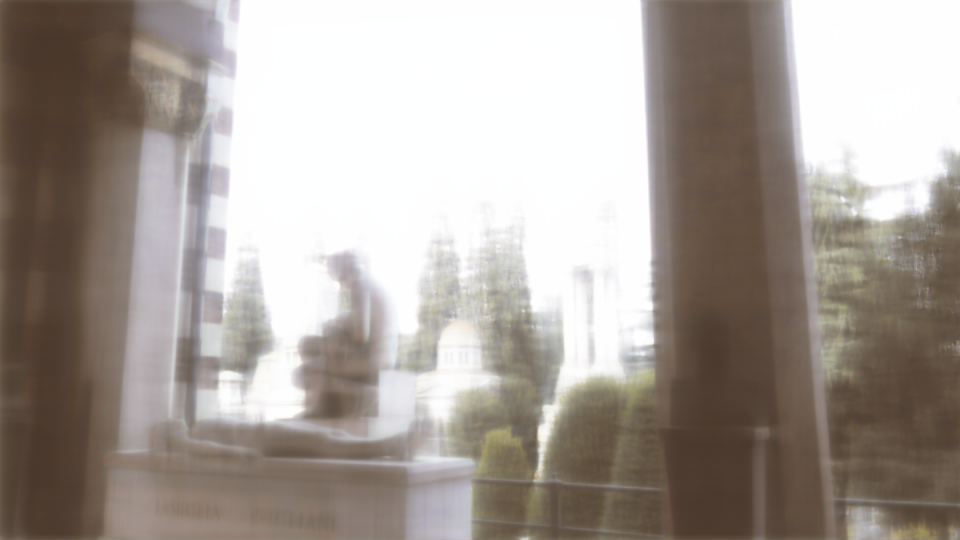
#> input picture project2-ldr-to-hdr/neural_network/nn_data/results/over/C40_LDR.png, 1920 x 1080 px (shown at 1/2 size); its folder holds only this picture in this run
$ python create_dataset.py --ldr_dir ../nn_data/results/over --under_dir ../nn_data/results/over --over_dir ../nn_data/results/over --out_dir out
#> lines starting #> are read from the running program, lines starting #| are printed output that depends on the picture
import argparse
import random
from pathlib import Path

import cv2
import numpy as np

EXTENSIONS  = {".jpg", ".jpeg", ".png", ".tif", ".tiff"}
TEST_SCENES = {f"C{i:02d}" for i in range(40, 47)}

BOLD  = "\033[1m";  RESET  = "\033[0m"
GREEN = "\033[92m"; YELLOW = "\033[93m"; RED = "\033[91m"; CYAN = "\033[96m"


# ── helpers ────────────────────────────────────────────────────────────────

def scene_id(stem: str) -> str:
    """Return the scene prefix (e.g. 'C01') from any filename stem.

    Handles: C01_LDR.tif  ->  C01
             C01-27.jpg   ->  C01
             C01+27.jpg   ->  C01
    """
    for sep in ("-", "+", "_"):
        if sep in stem:
            return stem.split(sep)[0].upper()
    return stem.upper()


def index_dir(d: Path) -> dict[str, Path]:
    return {
        scene_id(p.stem): p
        for p in sorted(d.iterdir())
        if p.suffix.lower() in EXTENSIONS
    }


def build_triplets(ldr_dir: Path, under_dir: Path, over_dir: Path) -> list[dict]:
    ldr   = index_dir(ldr_dir)
    under = index_dir(under_dir)
    over  = index_dir(over_dir)

    complete = sorted(set(ldr) & set(under) & set(over))

    skipped_ldr   = set(ldr)   - set(under) - set(over)
    skipped_under = set(under) - set(ldr)
    skipped_over  = set(over)  - set(ldr)

    if not complete:
        raise FileNotFoundError(
            f"No complete triplets found.\n"
            f"  LDR scenes   : {sorted(ldr)}\n"
            f"  Under scenes : {sorted(under)}\n"
            f"  Over scenes  : {sorted(over)}"
        )

    print(f"\n{BOLD}Triplet matching{RESET}")
    print(f"  {GREEN}Complete triplets : {len(complete)}{RESET}")
    if skipped_ldr:
        print(f"  {YELLOW}LDR-only (skipped): {sorted(skipped_ldr)}{RESET}")
    if skipped_under:
        print(f"  {YELLOW}Under-only (skipped): {sorted(skipped_under)}{RESET}")
    if skipped_over:
        print(f"  {YELLOW}Over-only (skipped): {sorted(skipped_over)}{RESET}")
    print()

    return [
        {"scene": s, "ldr": ldr[s], "under": under[s], "over": over[s]}
        for s in complete
    ]


def load_rgb(path: Path) -> np.ndarray:
    """Load image as uint8 RGB regardless of source bit depth."""
    img = cv2.imread(str(path), cv2.IMREAD_UNCHANGED)
    if img is None:
        raise IOError(f"Cannot read: {path}")
    if img.ndim == 2:
        img = cv2.cvtColor(img, cv2.COLOR_GRAY2RGB)
    else:
        img = cv2.cvtColor(img, cv2.COLOR_BGR2RGB)
    if img.dtype == np.uint16:
        img = (img >> 8).astype(np.uint8)
    return img.astype(np.uint8)


def align_sizes(*imgs: np.ndarray) -> list[np.ndarray]:
    """Resize all images to the shape of the first one."""
    h, w = imgs[0].shape[:2]
    return [
        cv2.resize(img, (w, h), interpolation=cv2.INTER_CUBIC)
        if img.shape[:2] != (h, w) else img
        for img in imgs
    ]


def ensure_min_size(*imgs: np.ndarray, size: int) -> list[np.ndarray]:
    """Upscale all images if the smallest dimension is below `size`."""
    h, w = imgs[0].shape[:2]
    if min(h, w) < size:
        scale = size / min(h, w) + 0.01
        new_w, new_h = int(w * scale), int(h * scale)
        imgs = tuple(
            cv2.resize(img, (new_w, new_h), interpolation=cv2.INTER_CUBIC)
            for img in imgs
        )
    return list(imgs)


def random_crop(*imgs: np.ndarray, size: int) -> list[np.ndarray]:
    """Random crop applied identically to all images in the triplet."""
    h, w = imgs[0].shape[:2]
    y = random.randint(0, h - size)
    x = random.randint(0, w - size)
    return [img[y:y + size, x:x + size] for img in imgs]


def augment(*imgs: np.ndarray) -> list[np.ndarray]:
    """Identical random flip + rotation for all images in the triplet."""
    imgs = list(imgs)
    if random.random() > 0.5:
        imgs = [np.fliplr(img) for img in imgs]
    if random.random() > 0.5:
        imgs = [np.flipud(img) for img in imgs]
    k = random.choice([0, 1, 2, 3])
    if k:
        imgs = [np.ascontiguousarray(np.rot90(img, k)) for img in imgs]
    return imgs


def save_png(img: np.ndarray, path: Path):
    cv2.imwrite(str(path), cv2.cvtColor(img, cv2.COLOR_RGB2BGR))


# ── main ────────────────────────────────────────────────────────────────────

def build_dataset(
    ldr_dir:     Path,
    under_dir:   Path,
    over_dir:    Path,
    out_dir:     Path,
    patch_size:  int = 256,
    patches_per: int = 10,
    seed:        int = 42,
):
    random.seed(seed)
    np.random.seed(seed)

    triplets = build_triplets(Path(ldr_dir), Path(under_dir), Path(over_dir))

    for split in ("train", "test"):
        for sub in ("ldr", "under", "over"):
            (out_dir / split / sub).mkdir(parents=True, exist_ok=True)

    counts = {"train": 0, "test": 0}

    for idx, triplet in enumerate(triplets):
        scene   = triplet["scene"]
        is_test = scene in TEST_SCENES
        split   = "test" if is_test else "train"
        tag     = f"{CYAN}TEST {RESET}" if is_test else f"{GREEN}train{RESET}"

        print(f"[{idx + 1:02d}/{len(triplets)}] {BOLD}{scene}{RESET} -> {tag}  "
              f"({triplet['ldr'].name})")

        ldr_img   = load_rgb(triplet["ldr"])
#> in load_rgb, img is the input picture: shape (1080, 1920, 3); mean B, G, R 152.8, 159.4, 167.7
        under_img = load_rgb(triplet["under"])
        over_img  = load_rgb(triplet["over"])

        ldr_img, under_img, over_img = align_sizes(ldr_img, under_img, over_img)
        ldr_img, under_img, over_img = ensure_min_size(
            ldr_img, under_img, over_img, size=patch_size
        )

        for p in range(patches_per):
            crops = random_crop(ldr_img, under_img, over_img, size=patch_size)
            if not is_test:
                crops = augment(*crops)
            else:
                crops = [np.ascontiguousarray(c) for c in crops]

            lp, up, op = crops
            fname = f"{scene}_{p:04d}.png"
            save_png(lp, out_dir / split / "ldr"   / fname)
            save_png(up, out_dir / split / "under"  / fname)
            save_png(op, out_dir / split / "over"   / fname)
            counts[split] += 1
#> this loop made 10 passes
#> pass 1, in build_dataset, `lp, up, op = crops`:
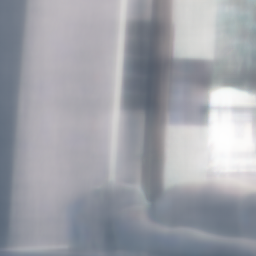
#> lp: shape (256, 256, 3); mean of channels 0, 1, 2 169.1, 162.1, 159.9; drawn as B, G, R
#> pass 2, in build_dataset, `lp, up, op = crops`:
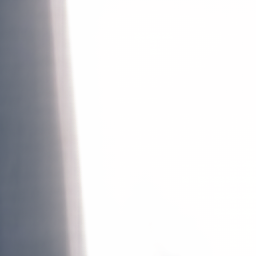
#> lp: shape (256, 256, 3); mean of channels 0, 1, 2 222.9, 220.6, 220.8; drawn as B, G, R
#> after the loop:
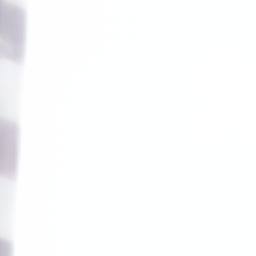
#> lp: shape (256, 256, 3); mean R, G, B 251.7, 252.1, 252.8
#> after the loop, counts = {'train': 0, 'test': 10}

    print(f"\n{BOLD}Done{RESET}")
    print(f"  {GREEN}Train patches : {counts['train']}{RESET}")
#|   [92mTrain patches : 0[0m
    print(f"  {CYAN}Test  patches : {counts['test']}{RESET}")
#|   [96mTest  patches : 10[0m


if __name__ == "__main__":
    ap = argparse.ArgumentParser(
        description="Build patch dataset for exposure synthesis (EV +/-2.7).",
        formatter_class=argparse.ArgumentDefaultsHelpFormatter,
    )
    ap.add_argument("--ldr_dir",     type=Path, required=True,
                    help="Directory with selected LDR images (output of prepare_data.py)")
    ap.add_argument("--under_dir",   type=Path, required=True,
                    help="Directory with EV=-2.7 images (Bracketed_images-27)")
    ap.add_argument("--over_dir",    type=Path, required=True,
                    help="Directory with EV=+2.7 images (Bracketed_images+27)")
    ap.add_argument("--out_dir",     type=Path, required=True,
                    help="Output root directory for the patch dataset")
    ap.add_argument("--patch_size",  type=int,  default=256)
    ap.add_argument("--patches_per", type=int,  default=10,
                    help="Number of patches per scene image")
    ap.add_argument("--seed",        type=int,  default=42)
    args = ap.parse_args()

    build_dataset(
        ldr_dir     = args.ldr_dir,
        under_dir   = args.under_dir,
        over_dir    = args.over_dir,
        out_dir     = args.out_dir,
        patch_size  = args.patch_size,
        patches_per = args.patches_per,
        seed        = args.seed,
    )

$ run again, on project2-ldr-to-hdr/neural_network/nn_data/results/over/C44_LDR.png
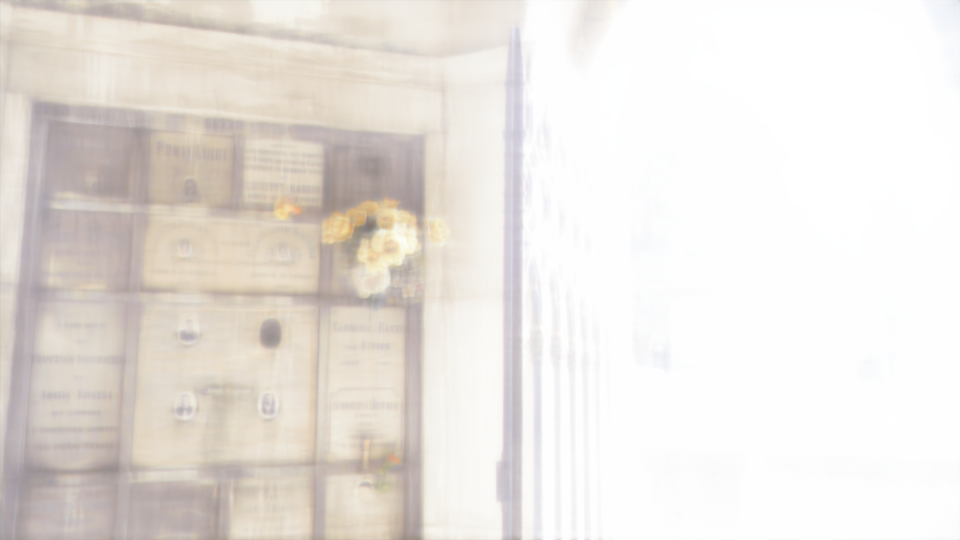
#> input picture project2-ldr-to-hdr/neural_network/nn_data/results/over/C44_LDR.png, 1920 x 1080 px (shown at 1/2 size)
#> in load_rgb, img is the input picture: shape (1080, 1920, 3); mean B, G, R 222.9, 228.1, 233.3
#> the loop in build_dataset, `for p in range(patches_per):` made 10 passes
#> pass 1, in build_dataset, `lp, up, op = crops`:
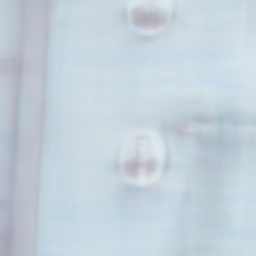
#> lp: shape (256, 256, 3); mean of channels 0, 1, 2 219.4, 209.3, 196.3; drawn as B, G, R
#> after the loop in build_dataset, `for p in range(patches_per):`:
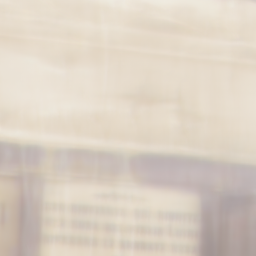
#> lp: shape (256, 256, 3); mean R, G, B 219.4, 208.5, 195.4
#> after the loop in build_dataset, `for p in range(patches_per):`: counts = {'train': 0, 'test': 10}
#|   [92mTrain patches : 0[0m
#|   [96mTest  patches : 10[0m

$ run again, on project2-ldr-to-hdr/neural_network/nn_data/results/over/C45_LDR.png
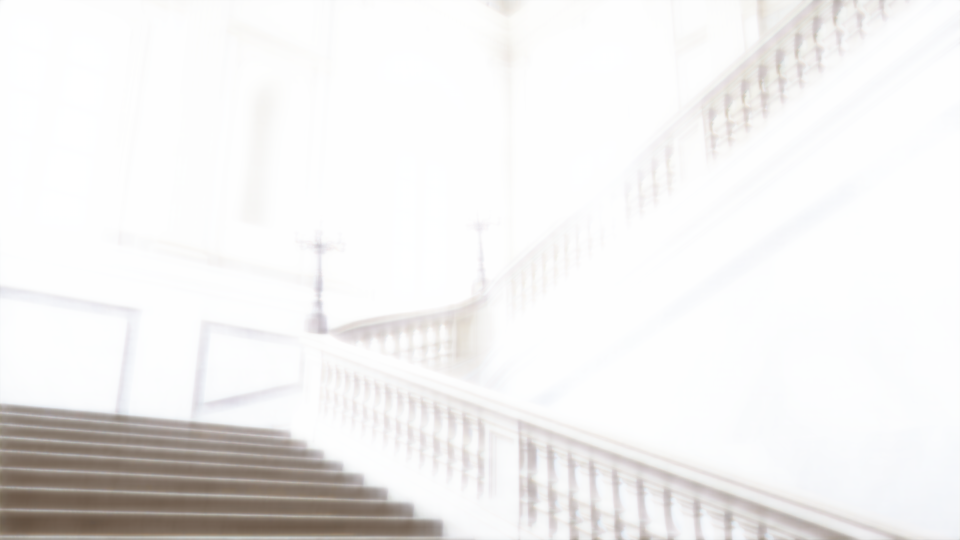
#> input picture project2-ldr-to-hdr/neural_network/nn_data/results/over/C45_LDR.png, 1920 x 1080 px (shown at 1/2 size)
#> in load_rgb, img is the input picture: shape (1080, 1920, 3); mean B, G, R 238.4, 239.2, 240.4
#> the loop in build_dataset, `for p in range(patches_per):` made 10 passes
#> pass 1, in build_dataset, `lp, up, op = crops`:
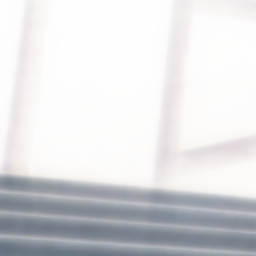
#> lp: shape (256, 256, 3); mean of channels 0, 1, 2 224, 221.9, 221.4; drawn as B, G, R
#> after the loop in build_dataset, `for p in range(patches_per):`:
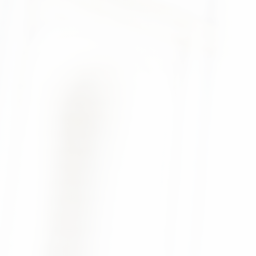
#> lp: shape (256, 256, 3); mean R, G, B 252.6, 252.6, 252.3
#> after the loop in build_dataset, `for p in range(patches_per):`: counts = {'train': 0, 'test': 10}
#|   [92mTrain patches : 0[0m
#|   [96mTest  patches : 10[0m

$ run again, on project2-ldr-to-hdr/neural_network/nn_data/results/over/C41_LDR.png
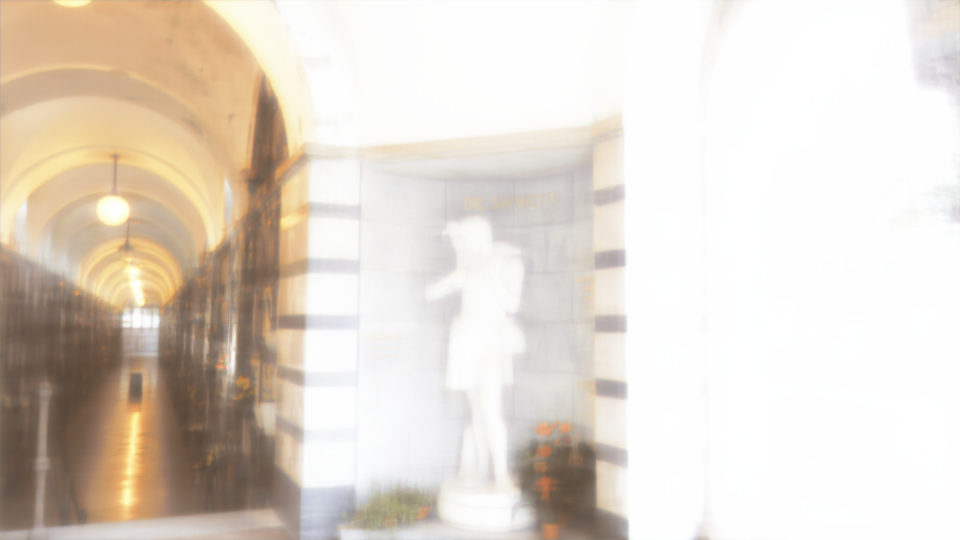
#> input picture project2-ldr-to-hdr/neural_network/nn_data/results/over/C41_LDR.png, 1920 x 1080 px (shown at 1/2 size)
#> in load_rgb, img is the input picture: shape (1080, 1920, 3); mean B, G, R 205.2, 216, 225.5
#> the loop in build_dataset, `for p in range(patches_per):` made 10 passes
#> pass 1, in save_png, `cv2.imwrite(str(path), cv2.cvtColor(img, cv2.COLOR_RGB2BGR))`:
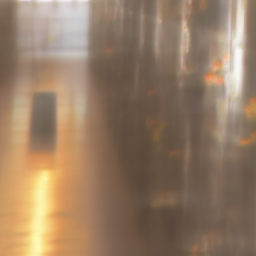
#> saved as C41_0000.png: shape (256, 256, 3); mean B, G, R 100.2, 124.2, 149.8
#> after the loop in build_dataset, `for p in range(patches_per):`:
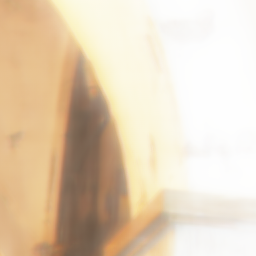
#> lp: shape (256, 256, 3); mean R, G, B 227.5, 209.1, 184.4
#> after the loop in build_dataset, `for p in range(patches_per):`: counts = {'train': 0, 'test': 10}
#|   [92mTrain patches : 0[0m
#|   [96mTest  patches : 10[0m
